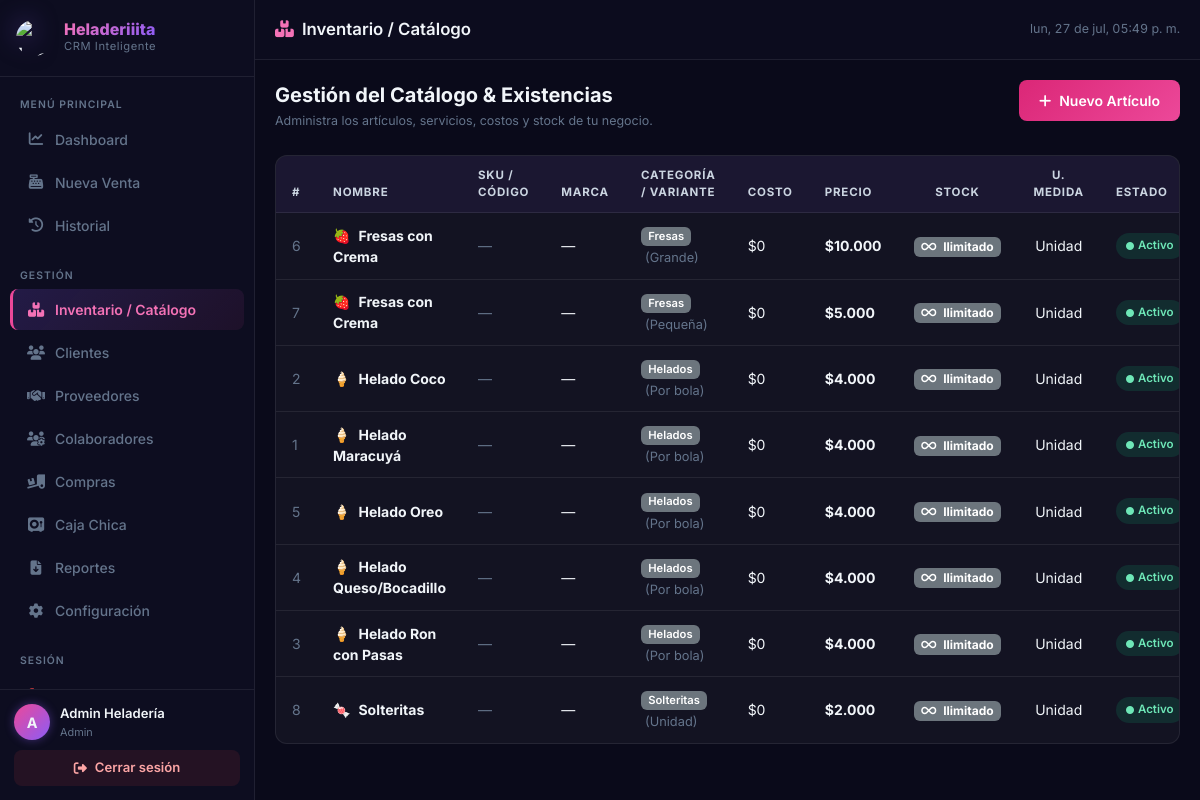
Page /productos (signed in) on the committed database.
### tables this page shows
CREATE TABLE comercios (
            id INTEGER PRIMARY KEY AUTOINCREMENT,
            nombre TEXT NOT NULL,
            tipo TEXT NOT NULL,
            direccion TEXT,
            telefono TEXT,
            logo_emoji TEXT DEFAULT '🏪',
            logo_url TEXT,
            api_key TEXT UNIQUE NOT NULL,
            activo INTEGER DEFAULT 1,
            zona_horaria TEXT DEFAULT 'America/Bogota',
            control_mesas INTEGER DEFAULT 0,
            fecha_ultimo_pago TIMESTAMP DEFAULT CURRENT_TIMESTAMP,
            fecha_registro TIMESTAMP DEFAULT CURRENT_TIMESTAMP
        , nit_rut TEXT, moneda_simbolo TEXT DEFAULT '$', moneda_formato TEXT DEFAULT 'es-CO');

CREATE TABLE productos (
            id INTEGER PRIMARY KEY AUTOINCREMENT,
            comercio_id INTEGER NOT NULL,
            nombre TEXT NOT NULL,
            categoria TEXT NOT NULL,
            variante TEXT,
            precio REAL NOT NULL,
            costo REAL DEFAULT 0,
            stock REAL DEFAULT NULL,
            stock_minimo REAL DEFAULT NULL,
            sku TEXT,
            marca TEXT,
            unidad_medida TEXT DEFAULT 'Unidad',
            activo INTEGER DEFAULT 1,
            FOREIGN KEY (comercio_id) REFERENCES comercios(id) ON DELETE CASCADE
        );

### routes/productos.py (the view)
@productos_bp.route('/productos')
@login_required
def index():
    db = get_db()
    comercio_id = session['comercio_id']
    productos = db.execute(
        'SELECT * FROM productos WHERE comercio_id = ? ORDER BY categoria, nombre',
        (comercio_id,)
    ).fetchall()
    return render_template('productos.html', productos=productos, emoji_cat=EMOJI_CAT)

### database.py (called while the page is built)
def get_db():
    if 'db' not in g:
        g.db = sqlite3.connect(current_app.config['DATABASE'])
        g.db.row_factory = sqlite3.Row
    return g.db

### utils.py (called while the page is built)
def login_required(f):
    @wraps(f)
    def decorated(*args, **kwargs):
        if 'user_id' not in session:
            return redirect(url_for('auth.login'))
        return f(*args, **kwargs)
    return decorated

def get_comercio_fecha(db, comercio_id):
    from datetime import datetime, timezone, timedelta
    row = db.execute('SELECT zona_horaria FROM comercios WHERE id = ?', (comercio_id,)).fetchone()
    tz_name = row['zona_horaria'] if (row and row['zona_horaria']) else 'America/Bogota'
    offsets = {
        'America/Bogota': -5,
        'America/Lima': -5,
        'America/Guayaquil': -5,
        'America/Mexico_City': -6,
        'America/Caracas': -4,
        'America/Santiago': -4,
        'America/Buenos_Aires': -3,
        'Europe/Madrid': 1
    }
    try:
        from zoneinfo import ZoneInfo
        tz = ZoneInfo(tz_name)
        return datetime.now(tz).strftime('%Y-%m-%d %H:%M:%S')
    except Exception:
        offset_hours = offsets.get(tz_name, -5)
        tz = timezone(timedelta(hours=offset_hours))
        return datetime.now(tz).strftime('%Y-%m-%d %H:%M:%S')

### templates/productos.html (shortened to what this page needs)
{% extends "base.html" %}
{% block page_title %}
    <i class="fas fa-boxes-stacked me-2" style="color:var(--primary-light)"></i>Inventario / Catálogo
{% endblock %}
{% block content %}
<div class="section-header mb-4">
    <div>
        <div class="section-title">
            Gestión del Catálogo & Existencias
        </div>
        <div class="section-subtitle">
            Administra los artículos, servicios, costos y stock de tu negocio.
        </div>
    </div>
    {% if session.get('rol') == 'admin' %}
    <button class="btn-primary-custom" data-bs-toggle="modal" data-bs-target="#modalNuevo" id="btn-nuevo-producto">
        <i class="fas fa-plus me-2"></i>Nuevo Artículo
    </button>
    {% endif %}
</div>
<div class="table-card">
    <div class="table-responsive">
        <table class="table mb-0">
            <thead>
                <tr>
                    <th>#</th>
                    <th>Nombre</th>
                    <th>SKU / Código</th>
                    <th>Marca</th>
                    <th>Categoría / Variante</th>
                    <th>Costo</th>
                    <th>Precio</th>
                    <th class="text-center">Stock</th>
                    <th class="text-center">U. Medida</th>
                    <th>Estado</th>
                </tr>
            </thead>
            <tbody>
                {% for p in productos %}
                <tr style="{{ 'opacity:0.45' if not p.activo else '' }}">
                    <td><span class="text-muted-custom">{{ p.id }}</span></td>
                    <td>
                        <span class="me-1">
                            {% if p.categoria in emoji_cat %}{{ emoji_cat[p.categoria] }}{% else %}📦{% endif %}
                        </span>
                        <strong style="color:white;">{{ p.nombre }}</strong>
                    </td>
                    <td><span class="text-muted-custom">{{ p.sku or '—' }}</span></td>
                    <td>{{ p.marca or '—' }}</td>
                    <td>
                        <span class="badge bg-secondary" style="font-size:0.7rem; font-weight:600;">
                            {{ p.categoria }}
                        </span>
                        {% if p.variante %}
                        <span class="text-muted-custom ms-1" style="font-size:0.8rem;">({{ p.variante }})</span>
                        {% endif %}
                    </td>
                    <td>{{ p.costo | formatear_moneda }}</td>
                    <td><strong style="color:var(--primary-light)">{{ p.precio | formatear_moneda }}</strong></td>
                    <td class="text-center">
                        {% if p.stock is not none %}
                            <span class="stock-badge {% if p.stock <= 0 %}empty{% elif p.stock <= p.stock_minimo %}low{% else %}ok{% endif %}">
                                {{ p.stock | int }}
                            </span>
                            {% if p.stock <= p.stock_minimo %}
                            <i class="fas fa-triangle-exclamation text-warning ms-1" title="Bajo stock mínimo ({{ p.stock_minimo | int }})"></i>
                            {% endif %}
                        {% else %}
                            <span class="badge bg-secondary" style="font-size:0.75rem;"><i class="fas fa-infinity me-1"></i> Ilimitado</span>
                        {% endif %}
                    </td>
                    <td class="text-center">{{ p.unidad_medida or '—' }}</td>
                    <td>
                        {% if p.activo %}
                        <span class="badge-payment badge-efectivo"><i class="fas fa-circle me-1" style="font-size:0.5rem"></i>Activo</span>
                        {% else %}
                        <span class="badge-payment" style="background:rgba(100,116,139,0.15);color:#94A3B8">Inactivo</span>
                        {% endif %}
                    </td>
                </tr>
                {% endfor %}
            </tbody>
        </table>
    </div>
</div>
{% endblock %}

### templates/base.html (shortened to what this page needs)
<!DOCTYPE html>
<html lang="es">
<head>
    <link href="https://cdn.jsdelivr.net/npm/bootstrap@5.3.2/dist/css/bootstrap.min.css" rel="stylesheet">
    <link rel="stylesheet" href="https://cdnjs.cloudflare.com/ajax/libs/font-awesome/6.5.1/css/all.min.css">
    <link rel="stylesheet" href="{{ url_for('static', filename='css/style.css') }}">
</head>
<body class="theme-{{ session.get('comercio_tipo', 'general') }}">
<div class="sidebar" id="sidebar">
    <div class="sidebar-brand">
        <span class="brand-icon">
            {% if session.get('rol') == 'superadmin' %}
            🌐
            {% elif session.get('comercio_logo_url') %}
            <img src="{{ session.get('comercio_logo_url') }}" alt="Logo" style="width:36px; height:36px; border-radius:50%; object-fit:cover; display:block;">
            {% else %}
            {{ session.get('comercio_logo_emoji', '🏪') }}
            {% endif %}
        </span>
        <div>
            <div class="brand-name" style="font-size: 1rem; max-width: 160px; overflow: hidden; text-overflow: ellipsis; white-space: nowrap;">
                {% if session.get('rol') == 'superadmin' %}
                NegocioFlex SaaS
                {% else %}
                {{ session.get('comercio_nombre', 'NegocioFlex') }}
                {% endif %}
            </div>
            <div class="brand-sub">CRM Inteligente</div>
        </div>
    </div>
    <nav class="sidebar-nav">
        {% if session.get('rol') == 'superadmin' %}
        <div class="nav-section-label">PLATAFORMA</div>
        <a href="{{ url_for('superadmin.index') }}"
           class="nav-item {% if request.endpoint == 'superadmin.index' %}active{% endif %}"
           id="nav-superadmin">
            <i class="fas fa-crown text-warning"></i>
            <span>Superadmin</span>
        </a>
        {% else %}
        <div class="nav-section-label">MENÚ PRINCIPAL</div>
        <a href="{{ url_for('dashboard.index') }}"
           class="nav-item {% if request.endpoint == 'dashboard.index' %}active{% endif %}"
           id="nav-dashboard">
            <i class="fas fa-chart-line"></i>
            <span>Dashboard</span>
        </a>
        <a href="{{ url_for('ventas.nueva') }}"
           class="nav-item {% if request.endpoint == 'ventas.nueva' %}active{% endif %}"
           id="nav-nueva-venta">
            <i class="fas fa-cash-register"></i>
            <span>Nueva Venta</span>
        </a>
        <a href="{{ url_for('ventas.historial') }}"
           class="nav-item {% if request.endpoint == 'ventas.historial' %}active{% endif %}"
           id="nav-historial">
            <i class="fas fa-clock-rotate-left"></i>
            <span>Historial</span>
        </a>
        <div class="nav-section-label" style="margin-top:12px">GESTIÓN</div>
        <a href="{{ url_for('productos.index') }}"
           class="nav-item {% if request.endpoint == 'productos.index' %}active{% endif %}"
           id="nav-productos">
            <i class="fas fa-boxes-stacked"></i>
            <span>Inventario / Catálogo</span>
        </a>
        <a href="{{ url_for('clientes.index') }}"
           class="nav-item {% if request.endpoint == 'clientes.index' %}active{% endif %}"
           id="nav-clientes">
            <i class="fas fa-users"></i>
            <span>Clientes</span>
        </a>
        <a href="{{ url_for('compras.proveedores') }}"
           class="nav-item {% if request.endpoint == 'compras.proveedores' %}active{% endif %}"
           id="nav-proveedores">
            <i class="fas fa-handshake"></i>
            <span>Proveedores</span>
        </a>
        {% if session.get('rol') == 'admin' %}
        <a href="{{ url_for('usuarios.index') }}"
           class="nav-item {% if request.endpoint == 'usuarios.index' %}active{% endif %}"
           id="nav-usuarios">
            <i class="fas fa-users-gear"></i>
            <span>Colaboradores</span>
        </a>
        {% endif %}
        <a href="{{ url_for('compras.index') }}"
           class="nav-item {% if request.endpoint in ('compras.index', 'compras.nueva_compra', 'compras.proveedores') %}active{% endif %}"
           id="nav-compras">
            <i class="fas fa-truck-ramp-box"></i>
            <span>Compras</span>
        </a>
        <a href="{{ url_for('caja.index') }}"
           class="nav-item {% if request.endpoint in ('caja.index', 'caja.gastos') %}active{% endif %}"
           id="nav-caja">
            <i class="fas fa-vault"></i>
            <span>Caja Chica</span>
        </a>
        {% if session.get('rol') == 'admin' %}
        <a href="{{ url_for('reportes.index') }}"
           class="nav-item {% if request.endpoint == 'reportes.index' %}active{% endif %}"
           id="nav-reportes">
            <i class="fas fa-file-arrow-down"></i>
            <span>Reportes</span>
        </a>
        <a href="{{ url_for('config.index') }}"
           class="nav-item {% if request.endpoint == 'config.index' %}active{% endif %}"
           id="nav-config">
            <i class="fas fa-cog"></i>
            <span>Configuración</span>
        </a>
        {% endif %}
        {% endif %}
        <div class="nav-section-label" style="margin-top:12px">SESIÓN</div>
        <a href="{{ url_for('auth.logout') }}" class="nav-item" style="color:#FCA5A5" id="nav-logout-mobile">
            <i class="fas fa-right-from-bracket" style="color:#EF4444"></i>
            <span>Cerrar Sesión</span>
        </a>
    </nav>
    <div class="sidebar-footer">
        <div class="user-info-row">
            <div class="user-avatar">{{ session.get('nombre', 'U')[0].upper() }}</div>
            <div class="user-info-text">
                <div class="user-name">{{ session.get('nombre', '') }}</div>
                <div class="user-role">{{ session.get('rol', '') | capitalize }}</div>
            </div>
        </div>
        <a href="{{ url_for('auth.logout') }}" class="logout-full-btn" id="btn-cerrar-sesion">
            <i class="fas fa-right-from-bracket me-2"></i>Cerrar sesión
        </a>
    </div>
</div>
<div class="main-content" id="mainContent">
    <header class="top-header">
        <div class="header-page-title">{% block page_title %}{% endblock %}</div>
        <div class="header-right">
            <div class="header-clock" id="headerClock"></div>
        </div>
    </header>
    <main class="page-content">
        {% block content %}{% endblock %}
    </main>
</div>
</body>
</html>

### rows in the picture
comercios: get "Heladeriiita"
productos: id "6", categoria "🍓", nombre "Fresas con Crema", sku "—", marca "—", categoria "Fresas", variante "Grande", costo "$0", precio "$10.000", unidad_medida "Unidad", activo 1 (drawn)
productos: id "7", categoria "🍓", nombre "Fresas con Crema", sku "—", marca "—", categoria "Fresas", variante "Pequeña", costo "$0", precio "$5.000", unidad_medida "Unidad", activo 1 (drawn)
productos: id "2", categoria "🍦", nombre "Helado Coco", sku "—", marca "—", categoria "Helados", variante "Por bola", costo "$0", precio "$4.000", unidad_medida "Unidad", activo 1 (drawn)
productos: id "1", categoria "🍦", nombre "Helado Maracuyá", sku "—", marca "—", categoria "Helados", variante "Por bola", costo "$0", precio "$4.000", unidad_medida "Unidad", activo 1 (drawn)
productos: id "5", categoria "🍦", nombre "Helado Oreo", sku "—", marca "—", categoria "Helados", variante "Por bola", costo "$0", precio "$4.000", unidad_medida "Unidad", activo 1 (drawn)
productos: id "4", categoria "🍦", nombre "Helado Queso/Bocadillo", sku "—", marca "—", categoria "Helados", variante "Por bola", costo "$0", precio "$4.000", unidad_medida "Unidad", activo 1 (drawn)
productos: id "3", categoria "🍦", nombre "Helado Ron con Pasas", sku "—", marca "—", categoria "Helados", variante "Por bola", costo "$0", precio "$4.000", unidad_medida "Unidad", activo 1 (drawn)
productos: id "8", categoria "🍬", nombre "Solteritas", sku "—", marca "—", categoria "Solteritas", variante "Unidad", costo "$0", precio "$2.000", unidad_medida "Unidad", activo 1 (drawn)

### other values in the picture
{{ session.get('nombre', 'U')[0].upper() }} "A"
{{ session.get('nombre', '') }} "Admin Heladería"
{{ session.get('rol', '') | capitalize }} "Admin"
